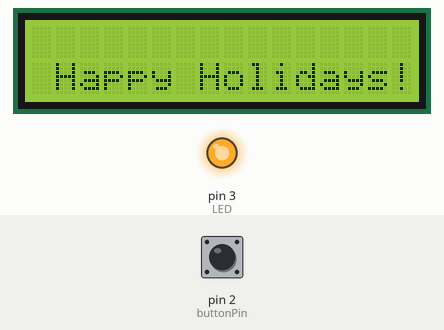
Bench run of a sketch on a simulated Arduino Uno, built with avr-gcc and run on an emulated ATmega328P. On the bench: 16×2 character LCD, output pins drawn as LEDs (lit = HIGH). The inputs (shaded band) are chosen by the test bench; at power-on: pin 2 (buttonPin) LOW.

Above: at 1.2 s.
1.3 s: pin 2 (buttonPin) pulled HIGH for 0.3 s
At 1.69 s:
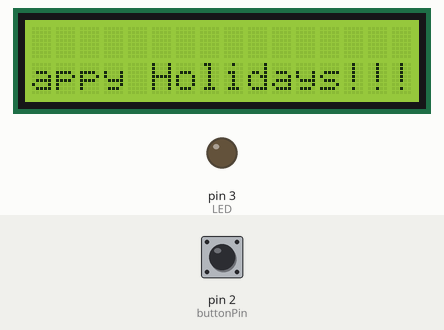
3.5 s: pin 2 (buttonPin) pulled HIGH for 1 s
At 4.8 s:
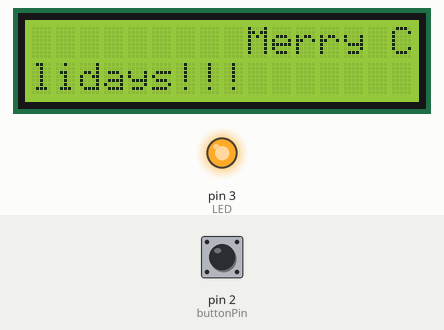
6.0 s: pin 2 (buttonPin) pulled HIGH for 0.3 s
At 6.44 s:
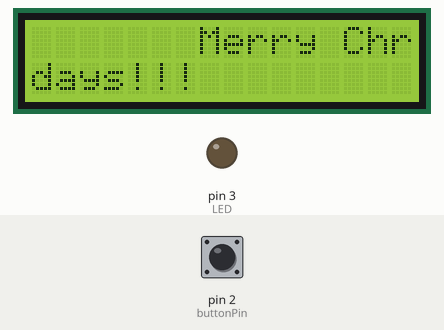
Timing chart, 0 to 9.0 s (numbered marks = the images above; inputs shaded):
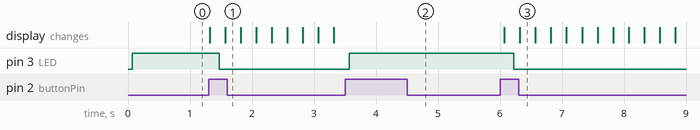

Measured:
- after the input at 1.3 s, pin 3 (LED): HIGH → LOW after 0.17 s; the display: first changes at once (image 1 shows a later state)
- after the input at 3.5 s, pin 3 (LED): LOW → HIGH after 0.07 s
- after the input at 6.0 s, pin 3 (LED): HIGH → LOW after 0.22 s; the display: first changes after 0.07 s (image 3 shows a later state)

The sketch:

Scrolling_Text_Working2.ino
```cpp
const int buttonPin = 2;
const int LED = 3;
int reading = LOW;
int previous = LOW;
int outputState = LOW;
#include <LiquidCrystal.h>;
LiquidCrystal lcd(13, 12, 11, 10, 9, 8);
void setup() {
  pinMode(buttonPin, INPUT);
  pinMode(LED, OUTPUT);
  lcd.begin (16, 2);
  lcd.print ("                  Merry Christmas!!!     Happy Holidays!!!");
}
void loop() {
  reading = digitalRead(buttonPin);
  if (reading == HIGH && previous == LOW) {
    outputState = !outputState;
  }
  previous = reading;

  if (outputState == LOW) {
    digitalWrite(LED, HIGH);
    delay(150);
  }
  else {
    lcd.scrollDisplayLeft();
    delay(150);
    digitalWrite(LED, LOW);
  }
  delay(100);
}
```
